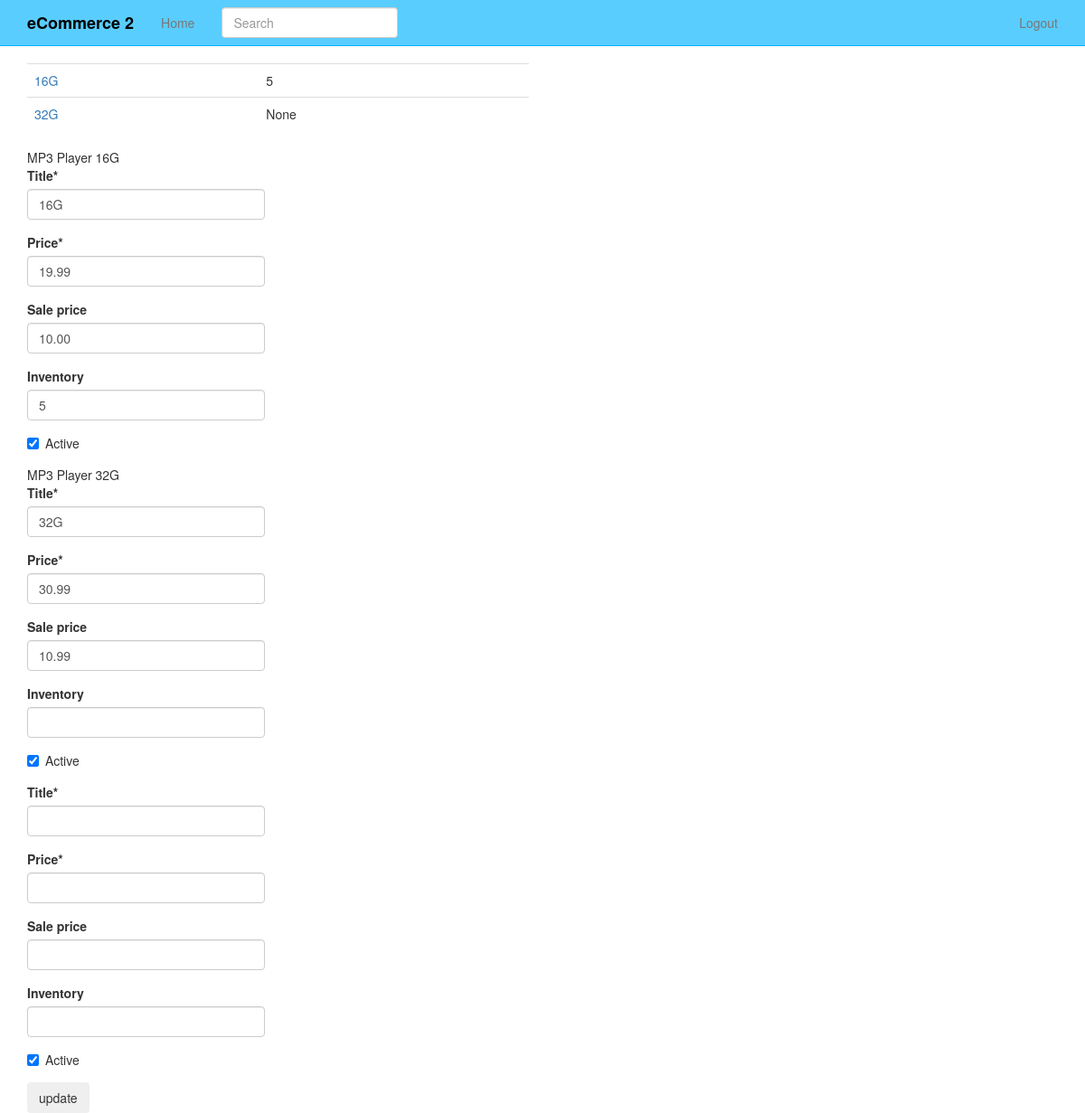
The app's page /products/1/inventory/ (signed in) with its own data.
### products/models.py (models this page shows, shortened)
class Variation(models.Model):
    product = models.ForeignKey(Product)
    title = models.CharField(max_length=120)
    price = models.DecimalField(decimal_places=2, max_digits=20)
    sale_price = models.DecimalField(decimal_places=2, max_digits=20, blank=True, null=True)
    active = models.BooleanField(default=True)
    inventory = models.IntegerField(blank=True, null=True)  # refer none == unlimited amount
    def get_absolute_url(self):
        return self.product.get_absolute_url()

class Product(models.Model):
    title = models.CharField(max_length=120)
    description = models.TextField(blank=True, null=True)
    price = models.DecimalField(decimal_places=2, max_digits=20)
    active = models.BooleanField(default=True)
    objects = ProductManager()
    def get_absolute_url(self):
        return reverse("product_detail", kwargs={'pk': self.pk})

### products/views.py (the view, shortened to what this page needs)
# urls.py: url(r'^(?P<pk>\d+)/inventory/$', VariationListView.as_view(), name='product_inventory'),
class VariationListView(StaffRequiredMixin, ListView):
    model = Variation
    queryset = Variation.objects.all()
    def get_context_data(self, *args, **kwargs):
        context = super(VariationListView, self).get_context_data(*args, **kwargs)
        context['formset'] = VariationInventoryFormSet(queryset=self.get_queryset())
        return context
    def get_queryset(self, *args, **kwargs):
        product_pk = self.kwargs.get("pk")
        if product_pk:
            product = get_object_or_404(Product, pk=product_pk)
            queryset = Variation.objects.filter(product=product)
        return queryset

### products/mixins.py (called while the page is built)
    @method_decorator(login_required)
    def dispatch(self, request, *args, **kwargs):
        if request.user.is_staff:
            return super(StaffRequiredMixin, self).dispatch(request, *args, **kwargs)
        else:
            raise Http404

### products/models.py (called while the page is built)
    def active(self):
        return self.filter(active=True)

    def get_queryset(self):
        return ProductQuerySet(self.model, using=self._db)

    def all(self, *args, **kwargs):
        return self.get_queryset().active()

### products/templates/products/variation_list.html (shortened to what this page needs)
{% extends 'base.html' %}
{% load crispy_forms_tags %}
{% block content %}
<div class="row">
    <div class="col-sm-6">
    <table class="table">
   {% for object in object_list %}
    <tr>
        <td><a href='{{ object.get_absolute_url }}'>{{ object.title }}</a></td><td>{{ object.inventory }}</td>
    </tr>
    {% endfor %}
    </table>
    </div>
</div>
<div class="row">
    <div class="col-sm-3">
    <form method="post" action=""> {% csrf_token %}
    {% for form in formset %}
    {{ form.instance.product.title }}
    {{ form.instance.title }}
    {{ form|crispy}}
    {% endfor %}
    <input type="submit" value="update" class="btn" />
    </form>
    </div>
</div>
{% endblock %}

### static_in_pro/our_static/css/navbar-static-top.css (style rules this page uses)
body { min-height: 1000px; }

### records on screen
Variation: title "16G", inventory "5", instance.product "MP3 Player", instance "16G"
Variation: title "32G", inventory "None", instance.product "MP3 Player", instance "32G"
